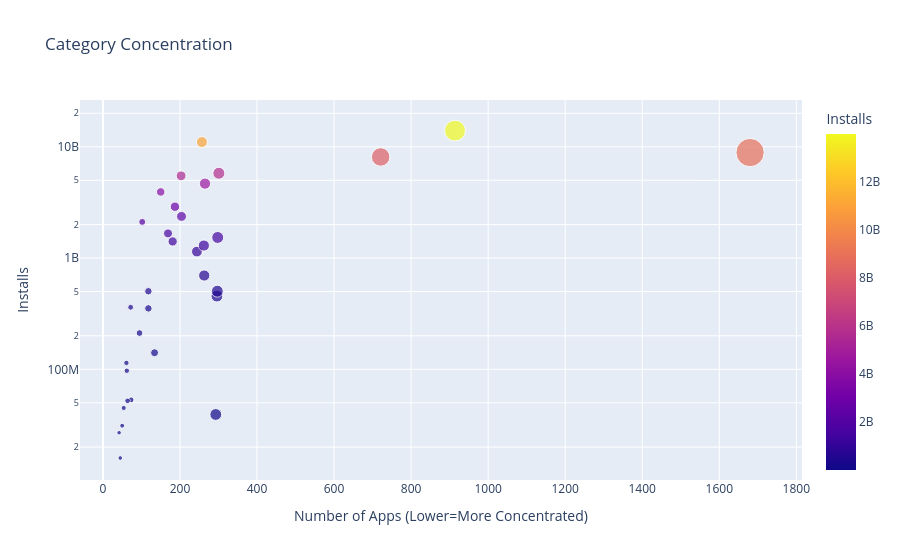

Source (notebook cell):
### Code cell
scatter = px.scatter(cat_merged_df, # data
                    x='App', # column name
                    y='Installs',
                    title='Category Concentration',
                    size='App',
                    hover_name=cat_merged_df.index,
                    color='Installs')

scatter.update_layout(xaxis_title="Number of Apps (Lower=More Concentrated)",
                    yaxis_title="Installs",
                    yaxis=dict(type='log'))

scatter.show()

### Figure 1 — Plotly figure (JSON) as saved in the notebook; plotly's stock layout.template omitted (floating-point values rounded to 4 significant figures)
{"data": [{"hovertemplate": "<b>%{hovertext}</b><br><br>App=%{marker.size}<br>Installs=%{marker.color}<extra></extra>", "hovertext": ["ART_AND_DESIGN", "AUTO_AND_VEHICLES", "BEAUTY", "BOOKS_AND_REFERENCE", "BUSINESS", "COMICS", "COMMUNICATION", "DATING", "EDUCATION", "ENTERTAINMENT", "EVENTS", "FAMILY", "FINANCE", "FOOD_AND_DRINK", "GAME", "HEALTH_AND_FITNESS", "HOUSE_AND_HOME", "LIBRARIES_AND_DEMO", "LIFESTYLE", "MAPS_AND_NAVIGATION", "MEDICAL", "NEWS_AND_MAGAZINES", "PARENTING", "PERSONALIZATION", "PHOTOGRAPHY", "PRODUCTIVITY", "SHOPPING", "SOCIAL", "SPORTS", "TOOLS", "TRAVEL_AND_LOCAL", "VIDEO_PLAYERS", "WEATHER"], "legendgroup": "", "marker": {"color": [114233100, 53129800, 26916200, 1665791655, 697018120, 44931100, 11039241530, 140912410, 352852000, 2113660000, 15949410, 8885055490, 455249400, 211777750, 13973762717, 1144006220, 97082000, 52083000, 503611120, 503267560, 39262676, 2369110650, 31116110, 1532352930, 4669143130, 5788070180, 1410331540, 5487841475, 1296431465, 8110724500, 2894859300, 3931897200, 361096500], "coloraxis": "coloraxis", "size": [61, 73, 42, 169, 263, 54, 257, 134, 118, 102, 45, 1680, 296, 95, 914, 244, 62, 64, 297, 118, 293, 204, 50, 298, 265, 301, 181, 203, 262, 721, 187, 150, 72], "sizemode": "area", "sizeref": 4.2, "symbol": "circle"}, "mode": "markers", "name": "", "orientation": "v", "showlegend": false, "type": "scatter", "x": [61, 73, 42, 169, 263, 54, 257, 134, 118, 102, 45, 1680, 296, 95, 914, 244, 62, 64, 297, 118, 293, 204, 50, 298, 265, 301, 181, 203, 262, 721, 187, 150, 72], "xaxis": "x", "y": [114233100, 53129800, 26916200, 1665791655, 697018120, 44931100, 11039241530, 140912410, 352852000, 2113660000, 15949410, 8885055490, 455249400, 211777750, 13973762717, 1144006220, 97082000, 52083000, 503611120, 503267560, 39262676, 2369110650, 31116110, 1532352930, 4669143130, 5788070180, 1410331540, 5487841475, 1296431465, 8110724500, 2894859300, 3931897200, 361096500], "yaxis": "y"}], "layout": {"coloraxis": {"colorbar": {"title": {"text": "Installs"}}, "colorscale": [[0, "#0d0887"], [0.1111, "#46039f"], [0.2222, "#7201a8"], [0.3333, "#9c179e"], [0.4444, "#bd3786"], [0.5556, "#d8576b"], [0.6667, "#ed7953"], [0.7778, "#fb9f3a"], [0.8889, "#fdca26"], [1, "#f0f921"]]}, "legend": {"itemsizing": "constant", "tracegroupgap": 0}, "title": {"text": "Category Concentration"}, "xaxis": {"anchor": "y", "domain": [0, 1], "title": {"text": "Number of Apps (Lower=More Concentrated)"}}, "yaxis": {"anchor": "x", "domain": [0, 1], "title": {"text": "Installs"}, "type": "log"}}}
